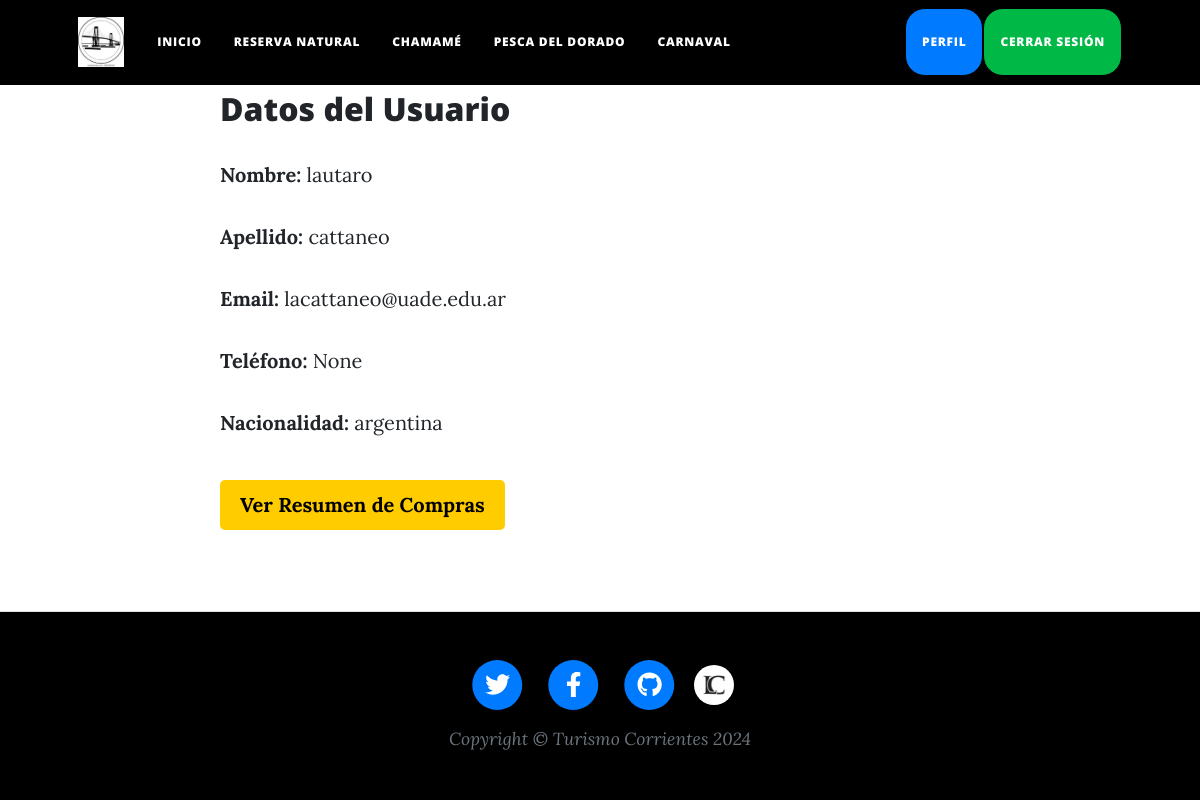
/perfilUsuario/ (signed in), run on the app's committed database.
### AppFinal/models.py (models this page shows, shortened)
class Usuario(AbstractBaseUser, PermissionsMixin):
    nombre = models.CharField(max_length=100)
    apellido = models.CharField(max_length=100)
    email = models.EmailField(max_length=100, unique=True)
    telefono = models.CharField(max_length=20, null=True, blank=True)
    nacionalidad = models.CharField(max_length=100)
    password = models.CharField(max_length=128)
    is_active = models.BooleanField(default=True)
    is_staff = models.BooleanField(default=False)
    objects = UsuarioManager()
    USERNAME_FIELD = 'email'
    REQUIRED_FIELDS = ['nombre', 'apellido']

### AppFinal/views.py (the view)
# urls.py: path('perfilUsuario/', perfilUsuario, name='perfilUsuario'),
@login_required
def perfilUsuario(request):
    usuario = request.user
    return render(request, 'perfilUsuario.html', {'usuario': usuario})

### AppFinal/templates/perfilUsuario.html
{% extends 'padre.html' %}
{% load static %}
{% block contenidoQueCambia %}
<div style="max-width: 800px; margin: 0 auto; padding: 20px;">
    <h2>Datos del Usuario</h2>
    <p><strong>Nombre:</strong> {{ usuario.nombre }}</p>
    <p><strong>Apellido:</strong> {{ usuario.apellido }}</p>
    <p><strong>Email:</strong> {{ usuario.email }}</p>
    <p><strong>Teléfono:</strong> {{ usuario.telefono }}</p>
    <p><strong>Nacionalidad:</strong> {{ usuario.nacionalidad }}</p>
    <div style="margin-top: 20px;">
        <a href="{% url 'resumenCompras' %}" class="btn-comprar-entradas">Ver Resumen de Compras</a>
    </div>
</div>
{% endblock %}

### AppFinal/templates/padre.html (style rules this page uses)
html, body { height: 100%; margin: 0; display: flex; flex-direction: column; }
body { padding-top: 70px; }
.btn-comprar-entradas { background-color: #ffcc00; color: black; font-weight: bold; padding: 10px 20px; border-radius: 5px; border: none; text-align: center; display: inline-block; margin-top: 10px; transition: background-color 0.3s ease; }

### data on the page
Usuario: nombre "lautaro", apellido "cattaneo", email "lacattaneo@uade.edu.ar", telefono "None", nacionalidad "argentina"
